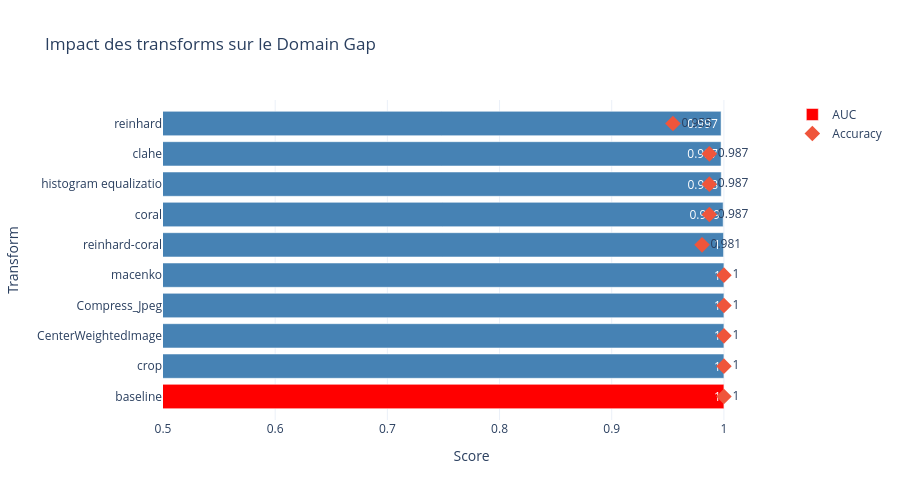

This figure's notebook cell:
### Code cell
import plotly.graph_objects as go
import pandas as pd

results_df = pd.read_csv("reports/domain_classifier.csv")
# Tri par AUC croissante
plot_df = results_df.sort_values(
    by=["auc", "accuracy"],
    ascending=[False, False]
).copy()

# Couleur spéciale pour baseline
plot_df["color"] = plot_df["transform"].apply(
    lambda x: "baseline" if x == "baseline" else "transform"
)


fig = go.Figure()

# AUC
fig.add_trace(
    go.Bar(
        y=plot_df["transform"],
        x=plot_df["auc"],
        name="AUC",
        orientation="h",
        text=plot_df["auc"].round(3),
        textposition="auto",
        marker_color=[
            "red" if x == "baseline" else "steelblue"
            for x in plot_df["transform"]
        ],
        hovertemplate=(
            "<b>%{y}</b><br>"
            "AUC : %{x:.3f}<br>"
            "<extra></extra>"
        )
    )
)

# Accuracy
fig.add_trace(
    go.Scatter(
        y=plot_df["transform"],
        x=plot_df["accuracy"],
        mode="markers+text",
        name="Accuracy",
        text=plot_df["accuracy"].round(3),
        textposition="middle right",
        marker=dict(
            size=12,
            symbol="diamond"
        ),
        hovertemplate=(
            "<b>%{y}</b><br>"
            "Accuracy : %{x:.3f}<br>"
            "<extra></extra>"
        )
    )
)


fig.update_layout(
    title="Impact des transforms sur le Domain Gap",
    xaxis_title="Score",
    yaxis_title="Transform",
    xaxis=dict(
        range=[0.5, 1.05]
    ),
    barmode="group",
    height=500,
    template="plotly_white"
)

fig.show()

### Figure 1 — Plotly figure (JSON) as saved in the notebook; plotly's stock layout.template omitted (floating-point values rounded to 4 significant figures)
{"data": [{"hovertemplate": "<b>%{y}</b><br>AUC : %{x:.3f}<br><extra></extra>", "marker": {"color": ["red", "steelblue", "steelblue", "steelblue", "steelblue", "steelblue", "steelblue", "steelblue", "steelblue", "steelblue"]}, "name": "AUC", "orientation": "h", "text": [1.0, 1.0, 1.0, 1.0, 1.0, 1.0, 0.999, 0.998, 0.997, 0.997], "textposition": "auto", "type": "bar", "x": [1.0, 1.0, 1.0, 1.0, 1.0, 0.9997, 0.9993, 0.9976, 0.9975, 0.9975], "y": ["baseline", "crop", "CenterWeightedImage", "Compress_Jpeg", "macenko", "reinhard-coral", "coral", "histogram equalizatio", "clahe", "reinhard"]}, {"hovertemplate": "<b>%{y}</b><br>Accuracy : %{x:.3f}<br><extra></extra>", "marker": {"size": 12, "symbol": "diamond"}, "mode": "markers+text", "name": "Accuracy", "text": [1.0, 1.0, 1.0, 1.0, 1.0, 0.981, 0.987, 0.987, 0.987, 0.955], "textposition": "middle right", "type": "scatter", "x": [1.0, 1.0, 1.0, 1.0, 1.0, 0.9805, 0.987, 0.987, 0.987, 0.9545], "y": ["baseline", "crop", "CenterWeightedImage", "Compress_Jpeg", "macenko", "reinhard-coral", "coral", "histogram equalizatio", "clahe", "reinhard"]}], "layout": {"barmode": "group", "height": 500, "title": {"text": "Impact des transforms sur le Domain Gap"}, "xaxis": {"range": [0.5, 1.05], "title": {"text": "Score"}}, "yaxis": {"title": {"text": "Transform"}}}}
